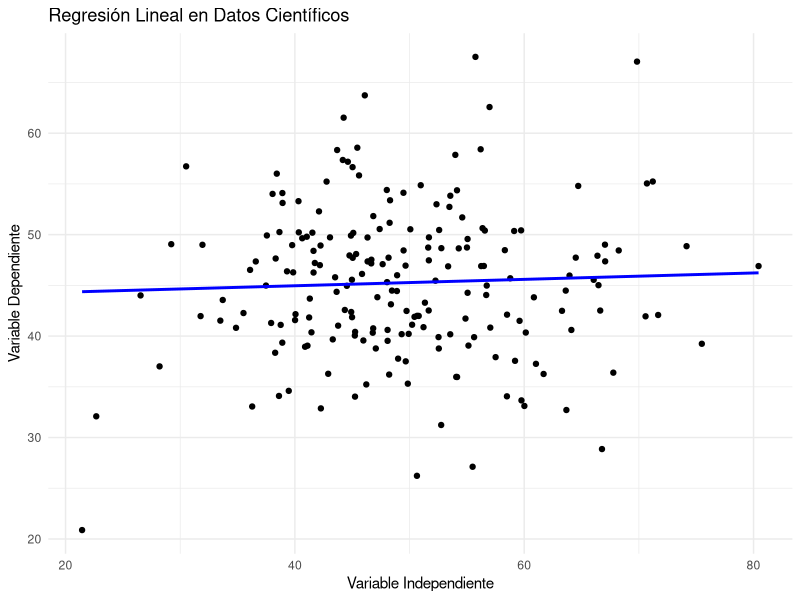

This figure's R source:

library(ggplot2)
set.seed(1234)

datos <- data.frame(
  x = rnorm(200, mean = 50, sd = 10),
  y = rnorm(200, mean = 20, sd = 5) + 0.5 * rnorm(100, mean = 50, sd = 10)
)

modelo <- lm(y ~ x, data = datos)
summary(modelo)

ggplot(datos, aes(x = x, y = y)) +
  geom_point() +
  geom_smooth(method = "lm", se = FALSE, color = "blue") +
  labs(title = "Regresión Lineal en Datos Científicos",
       x = "Variable Independiente",
       y = "Variable Dependiente") +
  theme_minimal()












